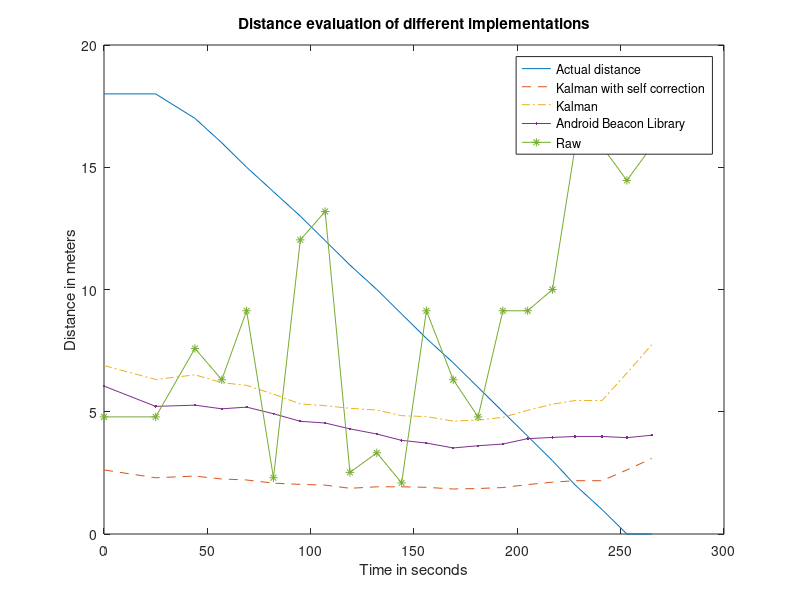

Here is the MATLAB script that generated this plot:
clear
test = load('test_3.txt');
plot1 = plot(test(:,1),test(:,2));
hold on
plot2 = plot(test(:,1),test(:,3));
plot5 = plot(test(:,1),test(:,6));
plot3 = plot(test(:,1),test(:,4));
plot4 = plot(test(:,1),test(:,5));
set(plot1, 'DisplayName','Actual distance');
set(plot2, 'DisplayName','Kalman with self correction','LineStyle','--');
set(plot3, 'DisplayName','Android Beacon Library','Marker','.');
set(plot4, 'DisplayName','Raw','Marker','*');
set(plot5, 'DisplayName','Kalman','LineStyle','-.');
xlabel({'Time in seconds'});
title({'Distance evaluation of different implementations'});
ylabel({'Distance in meters'});
legend('show');